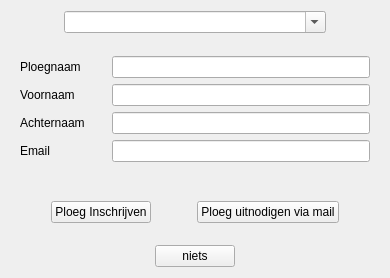
     <widget class="QWidget" name="tab_4">
      <attribute name="title">
       <string>Wachtlijst</string>
      </attribute>
      <layout class="QGridLayout" name="gridLayout_12">
       <item row="0" column="0">
        <layout class="QVBoxLayout" name="verticalLayout_6" stretch="2,1,10,2,2,1,2">
         <item>
          <layout class="QHBoxLayout" name="horizontalLayout_19" stretch="2,10,2">
           <item>
            <spacer name="horizontalSpacer_60">
             <property name="orientation">
              <enum>Qt::Horizontal</enum>
             </property>
             <property name="sizeHint" stdset="0">
              <size>
               <width>40</width>
               <height>20</height>
              </size>
             </property>
            </spacer>
           </item>
           <item>
            <widget class="QComboBox" name="origineelWachtlijstPBox">
             <property name="editable">
              <bool>true</bool>
             </property>
            </widget>
           </item>
           <item>
            <spacer name="horizontalSpacer_61">
             <property name="orientation">
              <enum>Qt::Horizontal</enum>
             </property>
             <property name="sizeHint" stdset="0">
              <size>
               <width>40</width>
               <height>20</height>
              </size>
             </property>
            </spacer>
           </item>
          </layout>
         </item>
         <item>
          <spacer name="verticalSpacer_28">
           <property name="orientation">
            <enum>Qt::Vertical</enum>
           </property>
           <property name="sizeHint" stdset="0">
            <size>
             <width>17</width>
             <height>13</height>
            </size>
           </property>
          </spacer>
         </item>
         <item>
          <layout class="QGridLayout" name="gridLayout_11" rowstretch="1,1,1,1" columnstretch="1,10,30,1">
           <item row="0" column="1">
            <widget class="QLabel" name="label_24">
             <property name="text">
              <string>Ploegnaam</string>
             </property>
            </widget>
           </item>
           <item row="0" column="2">
            <widget class="QLineEdit" name="PloegTxt"/>
           </item>
           <item row="0" column="3">
            <spacer name="horizontalSpacer_62">
             <property name="orientation">
              <enum>Qt::Horizontal</enum>
             </property>
             <property name="sizeHint" stdset="0">
              <size>
               <width>13</width>
               <height>22</height>
              </size>
             </property>
            </spacer>
           </item>
           <item row="1" column="2">
            <widget class="QLineEdit" name="VoornmTxt"/>
           </item>
           <item row="2" column="1">
            <widget class="QLabel" name="label_25">
             <property name="text">
              <string>Achternaam</string>
             </property>
            </widget>
           </item>
           <item row="0" column="0">
            <spacer name="horizontalSpacer_63">
             <property name="orientation">
              <enum>Qt::Horizontal</enum>
             </property>
             <property name="sizeHint" stdset="0">
              <size>
               <width>13</width>
               <height>22</height>
              </size>
             </property>
            </spacer>
           </item>
           <item row="3" column="1">
            <widget class="QLabel" name="label_26">
             <property name="text">
              <string>Email</string>
             </property>
            </widget>
           </item>
           <item row="1" column="1">
            <widget class="QLabel" name="label_27">
             <property name="text">
              <string>Voornaam</string>
             </property>
            </widget>
           </item>
           <item row="2" column="2">
            <widget class="QLineEdit" name="AchternmTxt"/>
           </item>
           <item row="3" column="2">
            <widget class="QLineEdit" name="MailTxt"/>
           </item>
          </layout>
         </item>
         <item>
          <spacer name="verticalSpacer_30">
           <property name="orientation">
            <enum>Qt::Vertical</enum>
           </property>
           <property name="sizeHint" stdset="0">
            <size>
             <width>20</width>
             <height>40</height>
            </size>
           </property>
          </spacer>
         </item>
         <item>
          <layout class="QHBoxLayout" name="horizontalLayout_21" stretch="1,2,1,2,1">
           <item>
            <spacer name="horizontalSpacer_67">
             <property name="orientation">
              <enum>Qt::Horizontal</enum>
             </property>
             <property name="sizeHint" stdset="0">
              <size>
               <width>40</width>
               <height>20</height>
              </size>
             </property>
            </spacer>
           </item>
           <item>
            <widget class="QPushButton" name="BevestigDeelnameButton">
             <property name="text">
              <string>Ploeg Inschrijven</string>
             </property>
            </widget>
           </item>
           <item>
            <spacer name="horizontalSpacer_68">
             <property name="orientation">
              <enum>Qt::Horizontal</enum>
             </property>
             <property name="sizeHint" stdset="0">
              <size>
               <width>40</width>
               <height>20</height>
              </size>
             </property>
            </spacer>
           </item>
           <item>
            <widget class="QPushButton" name="VraagDeelnameBtn">
             <property name="text">
              <string>Ploeg uitnodigen via mail</string>
             </property>
            </widget>
           </item>
           <item>
            <spacer name="horizontalSpacer_69">
             <property name="orientation">
              <enum>Qt::Horizontal</enum>
             </property>
             <property name="sizeHint" stdset="0">
              <size>
               <width>40</width>
               <height>20</height>
              </size>
             </property>
            </spacer>
           </item>
          </layout>
         </item>
         <item>
          <spacer name="verticalSpacer_31">
           <property name="orientation">
            <enum>Qt::Vertical</enum>
           </property>
           <property name="sizeHint" stdset="0">
            <size>
             <width>20</width>
             <height>13</height>
            </size>
           </property>
          </spacer>
         </item>
         <item>
          <layout class="QHBoxLayout" name="horizontalLayout_22">
           <item>
            <spacer name="horizontalSpacer_70">
             <property name="orientation">
              <enum>Qt::Horizontal</enum>
             </property>
             <property name="sizeHint" stdset="0">
              <size>
               <width>40</width>
               <height>20</height>
              </size>
             </property>
            </spacer>
           </item>
           <item>
            <widget class="QPushButton" name="testBtn">
             <property name="text">
              <string>niets</string>
             </property>
            </widget>
           </item>
           <item>
            <spacer name="horizontalSpacer_71">
             <property name="orientation">
              <enum>Qt::Horizontal</enum>
             </property>
             <property name="sizeHint" stdset="0">
              <size>
               <width>40</width>
               <height>20</height>
              </size>
             </property>
            </spacer>
           </item>
          </layout>
         </item>
        </layout>
       </item>
      </layout>
     </widget>
